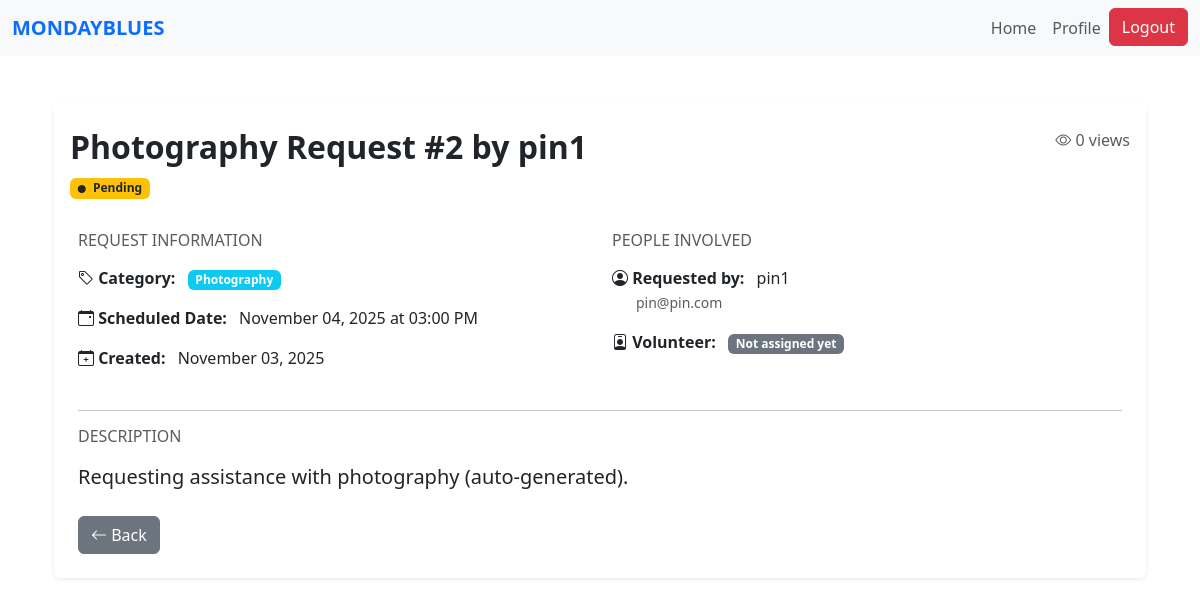
The app's page /request/61 (signed in), older data.
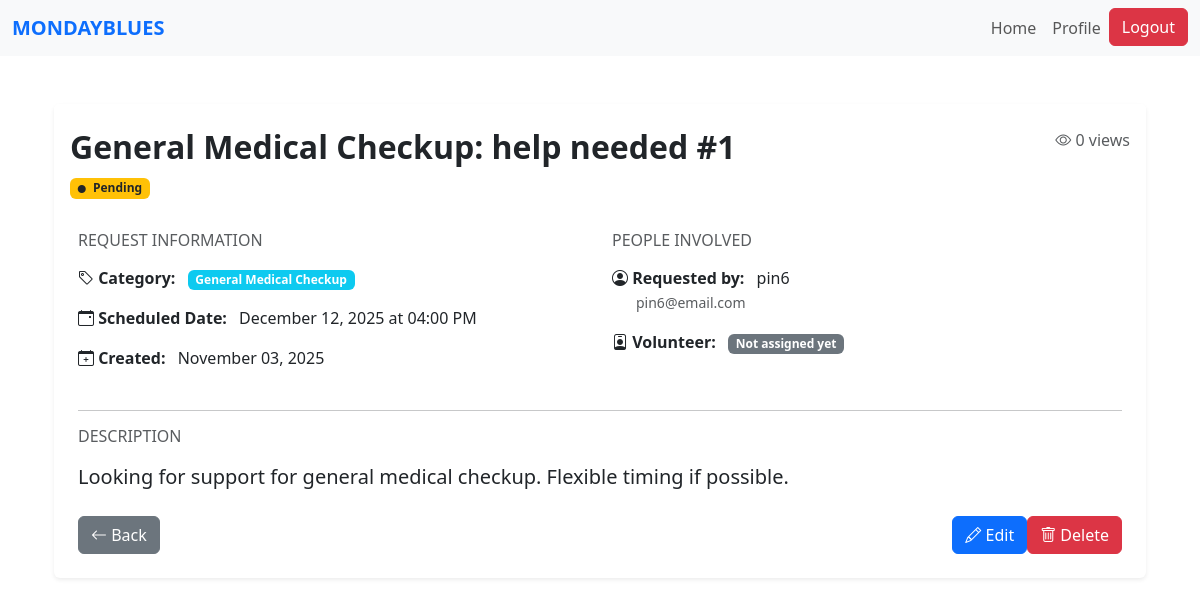
The same page, newer data.
### website/models.py (models this page shows)
class Request(db.Model):
    id = db.Column(db.Integer, primary_key=True)
    title = db.Column(db.String(150), nullable=False)
    description = db.Column(db.Text, nullable=False)
    category_id = db.Column(db.Integer, db.ForeignKey('category.id'), nullable=False)
    category = db.relationship('Category', backref='requests')
    status = db.Column(db.String(20), default='Pending')  # Pending, Accepted, Completed
    scheduled_datetime = db.Column(db.DateTime, nullable=False)
    view_count = db.Column(db.Integer, default=0)
    date_created = db.Column(db.DateTime, default=datetime.utcnow)
    user_id = db.Column(db.Integer, db.ForeignKey('user.id'), nullable=False)
    volunteer_id = db.Column(db.Integer, db.ForeignKey('volunteer.id'), nullable=True)
    csr_id = db.Column(db.Integer, db.ForeignKey("csr.user_id"), nullable=True)
    user = db.relationship('User', backref=db.backref('requests', lazy=True, cascade='all, delete-orphan'), lazy=True)
    volunteer = db.relationship('Volunteer', backref=db.backref('assigned_requests', lazy=True), lazy=True)

class Category(db.Model):
    id = db.Column(db.Integer, primary_key=True)
    name = db.Column(db.String(100), unique=True, nullable=False)
    description = db.Column(db.String(250))
    date_created = db.Column(db.DateTime, default=datetime.utcnow)

class User(db.Model, UserMixin):
    id = db.Column(db.Integer, primary_key=True)
    name = db.Column(db.String(150))
    email = db.Column(db.String(150), unique=True)
    password = db.Column(db.String(150))
    date_created = db.Column(db.DateTime(timezone=True), default=func.now())
    role = db.Column(db.String(50), default='PIN')
    status = db.Column(db.String(20), default='Pending')  # Pending, Approved, Suspended
    """    total_rating = db.Column(db.Float, default=0)
    num_ratings = db.Column(db.Integer, default=0)

    def update_rating(self, new_rating: float):
        #Update overall CSR rating with a new rating value.
        if self.num_ratings == 0:
            self.total_rating = new_rating
        else:
            self.total_rating = ((self.total_rating * self.num_ratings) + new_rating) / (self.num_ratings + 1)
        self.num_ratings += 1"""

### website/views.py (the view)
@views.route('/request/<int:id>')
@login_required
def view_request(id):
    req = Request.query.get_or_404(id)
    if req.user_id != current_user.id:
        req.view_count += 1
        db.session.commit()
    owner = User.query.get(req.user_id)
    return render_template('view_req.html', req=req, owner=owner)

### website/templates/view_req.html (shortened to what this page needs)
{% extends "base.html" %}
{% block content %}
<div class="container my-5">
    <div class="card shadow-sm border-0">
        <div class="card-header bg-white border-0 pt-4">
            <div class="d-flex justify-content-between align-items-start">
                <div>
                    <h2 class="fw-bold mb-2">{{ req.title }}</h2>
                    <span class="badge
                        {% if req.status == 'Pending' %} bg-warning text-dark
                        {% elif req.status == 'Assigned' %} bg-primary
                        {% elif req.status == 'Accepted' %} bg-info
                        {% elif req.status == 'Completed' %} bg-success
                        {% else %} bg-secondary {% endif %}">
                        <i class="bi bi-circle-fill me-1" style="font-size: 0.5rem;"></i>
                        {{ req.status }}
                    </span>
                </div>
                <div class="text-end">
                    <p class="text-muted mb-0">
                        <i class="bi bi-eye"></i> {{ req.view_count }} views
                    </p>
                </div>
            </div>
        </div>
        <div class="card-body p-4">
            <div class="row mb-4">
                <div class="col-md-6">
                    <h6 class="text-muted text-uppercase mb-3">Request Information</h6>
                    <div class="mb-3">
                        <strong><i class="bi bi-tag"></i> Category:</strong>
                        <span class="badge bg-info ms-2">{{ req.category.name if req.category else req.category }}</span>
                    </div>
                    <div class="mb-3">
                        <strong><i class="bi bi-calendar-event"></i> Scheduled Date:</strong>
                        <span class="ms-2">{{ req.scheduled_datetime.strftime('%B %d, %Y at %I:%M %p') }}</span>
                    </div>
                    <div class="mb-3">
                        <strong><i class="bi bi-calendar-plus"></i> Created:</strong>
                        <span class="ms-2">{{ req.date_created.strftime('%B %d, %Y') }}</span>
                    </div>
                </div>
                <div class="col-md-6">
                    <h6 class="text-muted text-uppercase mb-3">People Involved</h6>
                    <div class="mb-3">
                        <strong><i class="bi bi-person-circle"></i> Requested by:</strong>
                        <span class="ms-2">{{ owner.name }}</span>
                        <br>
                        <small class="text-muted ms-4">{{ owner.email }}</small>
                    </div>
                    {% if req.volunteer %}
                    <div class="mb-3">
                        <strong><i class="bi bi-person-badge"></i> Assigned to:</strong>
                        <span class="ms-2">{{ req.volunteer.user.name }}</span>
                        <br>
                        <small class="text-muted ms-4">
                            {% if req.volunteer.category %}
                                Category: {{ req.volunteer.category.name }}
                            {% endif %}
                        </small>
                    </div>
                    {% else %}
                    <div class="mb-3">
                        <strong><i class="bi bi-person-badge"></i> Volunteer:</strong>
                        <span class="badge bg-secondary ms-2">Not assigned yet</span>
                    </div>
                    {% endif %}
                </div>
            </div>
            <hr>
            <div class="mb-4">
                <h6 class="text-muted text-uppercase mb-3">Description</h6>
                <p class="lead">{{ req.description }}</p>
            </div>
            <div class="d-flex justify-content-between mt-4">
                <a href="javascript:history.back()" class="btn btn-secondary">
                    <i class="bi bi-arrow-left"></i> Back
                </a>
                {% if current_user.id == req.user_id %}
                    {% if req.status == 'Pending' %}
                <div class="d-flex">
                    <a href="{{ url_for('views.edit_request', id=req.id) }}" class="btn btn-primary">
                        <i class="bi bi-pencil"></i> Edit
                    </a>
                    <a href="{{ url_for('csr.delete_request', request_id=req.id) }}"
                       class="btn btn-danger"
                       onclick="return confirm('Are you sure you want to delete this request?');">
                        <i class="bi bi-trash"></i> Delete
                    </a>
                    {% endif %}
                {% endif %}
                </div>
            </div>
        </div>
    </div>
</div>
<link rel="stylesheet" href="https://cdn.jsdelivr.net/npm/bootstrap-icons@1.10.0/font/bootstrap-icons.css">
{% endblock %}

### website/templates/base.html (shortened to what this page needs)
<!DOCTYPE html>
<html lang="en">
<head>
  <link
    href="https://cdn.jsdelivr.net/npm/bootstrap@5.3.3/dist/css/bootstrap.min.css"
    rel="stylesheet"
  />
</head>
<body>
  <nav class="navbar navbar-expand-lg navbar-light bg-light">
    <div class="container-fluid">
      <a class="navbar-brand text-uppercase fw-semibold text-primary" href="/">MondayBlues</a>
      <div class="collapse navbar-collapse" id="navbarNav">
        <ul class="navbar-nav ms-auto">
          {% if current_user.is_authenticated %}
            <li class="nav-item">
              <a class="nav-link" href="/">Home</a>
            </li>
            {% if current_user.role == 'PIN' %}
              <li class="nav-item">
                <a class="nav-link" href="{{ url_for('pin.pin_profile') }}">Profile</a>
              </li>
            {% elif current_user.role == 'Volunteer' %}
              <li class="nav-item">
                <a class="nav-link" href="{{ url_for('volunteer.volunteer_dashboard') }}">Dashboard</a>
              </li>
            {% elif current_user.role == 'Admin' %}
              <li class="nav-item">
                <a class="nav-link" href="/admin">Admin</a>
              </li>
            {% else %}
              <li class="nav-item">
                <a class="nav-link" href="#">Profile</a>
              </li>
            {% endif %}
            <li class="nav-item">
              <a class="btn btn-danger" type="button" href="/logout">Logout</a>
            </li>
          {% endif %}
        </ul>
      </div>
    </div>
  </nav>
  <div class="container mt-4">
    {% block content %}
    {% endblock %}
  </div>
</body>
</html>

Row changes from the older to the newer data that the page shows:
removed Category: category "Photography"
no longer on this page (row unchanged): User: name "pin1", email "pin@pin.com"
changed Request "Pending": title "Photography Request #2 by pin1" → "General Medical Checkup: help needed #1"; scheduled_datetime "November 04, 2025 at 03:00 PM" → "December 12, 2025 at 04:00 PM"; description "Requesting assistance with photography (auto-generated)." → "Looking for support for general medical checkup. Flexible timing if possible."; user_id 2 → 12 (drawn)
now on this page (row edited): Category: category "General Medical Checkup"
now on this page (row unchanged): User: name "pin6", email "pin6@email.com"
Text that changed along with them:
text now shown: "Edit Delete"
